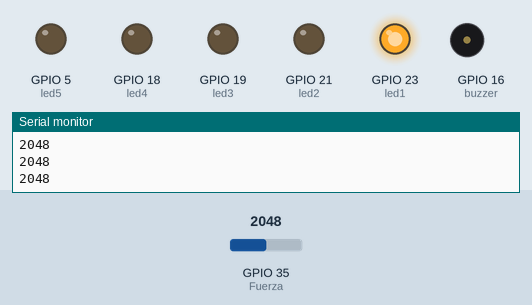
The sketch below on a simulated ESP32. On the bench: output pins drawn as LEDs (lit = HIGH), buzzer (waves = sounding, pin HIGH), the last lines printed to the serial monitor. The test bench sets the inputs (shaded band); at power-on: GPIO 35 (Fuerza) = 2048.

Above: at 1.2 s.
1.3 s: GPIO 35 (Fuerza) set to 1054
2.8 s: GPIO 35 (Fuerza) set to 966
At 4.0 s:
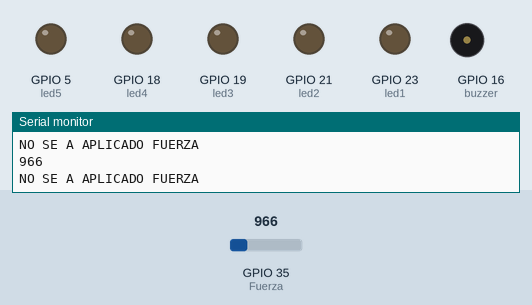
4.3 s: GPIO 35 (Fuerza) set to 2340
At 5.3 s:
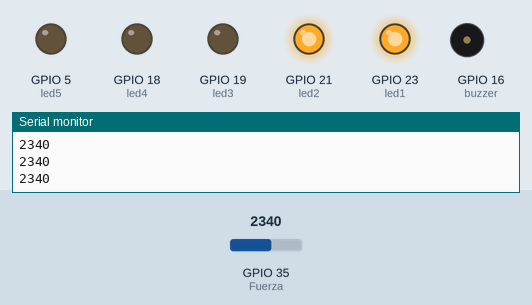
5.8 s: GPIO 35 (Fuerza) set to 2651
7.3 s: GPIO 35 (Fuerza) set to 2735
At 7.9 s:
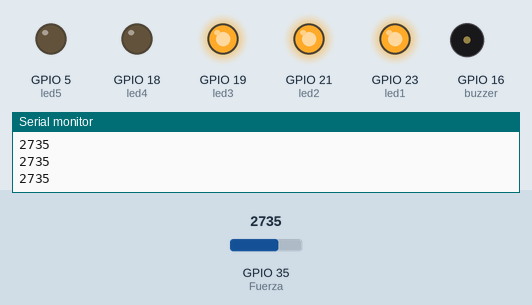
8.8 s: GPIO 35 (Fuerza) set to 2660
At 9.1 s:
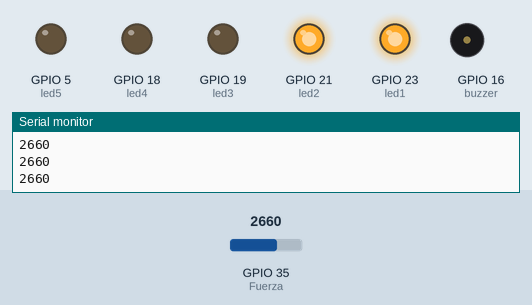
Timing chart, 0 to 11.3 s (numbered marks = the images above; inputs shaded):
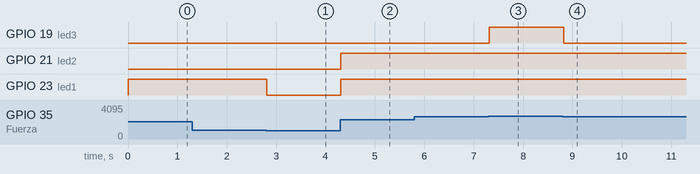

The sketch:

Fuerza.ino
```cpp
#define Fuerza 35
#define led1 23
#define led2 21
#define led3 19
#define led4 18
#define led5 5
#define buzzer 16

void setup() {
  // put your setup code here, to run once:
  Serial.begin(9600);
  pinMode(led1, OUTPUT);
  pinMode(led2, OUTPUT);
  pinMode(led3, OUTPUT);
  pinMode(led4, OUTPUT);
  pinMode(led5, OUTPUT);
  pinMode(buzzer, OUTPUT);
}

void loop() {
  // put your main code here, to run repeatedly:
  int lectura = analogRead(Fuerza);
  Serial.println(lectura);

  if(lectura < 1000){
    Serial.println("NO SE A APLICADO FUERZA");
    digitalWrite(led1, LOW);
    digitalWrite(led2, LOW);
    digitalWrite(led3, LOW);
    digitalWrite(led4, LOW);
    digitalWrite(led5, LOW);
    digitalWrite(buzzer, LOW);
  }
  if(lectura > 1001){
    digitalWrite(led1, HIGH);
    digitalWrite(led2, LOW);
    digitalWrite(led3, LOW);
    digitalWrite(led4, LOW);
    digitalWrite(led5, LOW);
    digitalWrite(buzzer, LOW);
  }
  if(lectura > 2300 ){
    digitalWrite(led1, HIGH);
    digitalWrite(led2, HIGH);
    digitalWrite(led3, LOW);
    digitalWrite(led4, LOW);
    digitalWrite(led5, LOW);
    digitalWrite(buzzer, LOW);
  }
  if(lectura > 2700){
    digitalWrite(led1, HIGH);
    digitalWrite(led2, HIGH);
    digitalWrite(led3, HIGH);
    digitalWrite(led4, LOW);
    digitalWrite(led5, LOW);
    digitalWrite(buzzer, LOW);
  }
  if(lectura > 3100){
    digitalWrite(led1, HIGH);
    digitalWrite(led2, HIGH);
    digitalWrite(led3, HIGH);
    digitalWrite(led4, HIGH);
    digitalWrite(led5, LOW);
    digitalWrite(buzzer, LOW);
  }
  if(lectura > 3500){
    digitalWrite(led1, HIGH);
    digitalWrite(led2, HIGH);
    digitalWrite(led3, HIGH);
    digitalWrite(led4, HIGH);
    digitalWrite(led5, HIGH);
    digitalWrite(buzzer, HIGH);
  }
  delay(100);
}
```

Measured:
- the behaviour switches between 1000 and 999 on GPIO 35 (Fuerza) (found by bisection; images 0 and 1)
- the behaviour switches between 2700 and 2701 on GPIO 35 (Fuerza) (found by bisection; images 2 and 3)
- after the input at 2.8 s, GPIO 23 (led1): HIGH → LOW at once
- after the input at 4.3 s, GPIO 21 (led2), GPIO 23 (led1): LOW → HIGH at once
- after the input at 7.3 s, GPIO 19 (led3): LOW → HIGH at once
- after the input at 8.8 s, GPIO 19 (led3): HIGH → LOW at once
